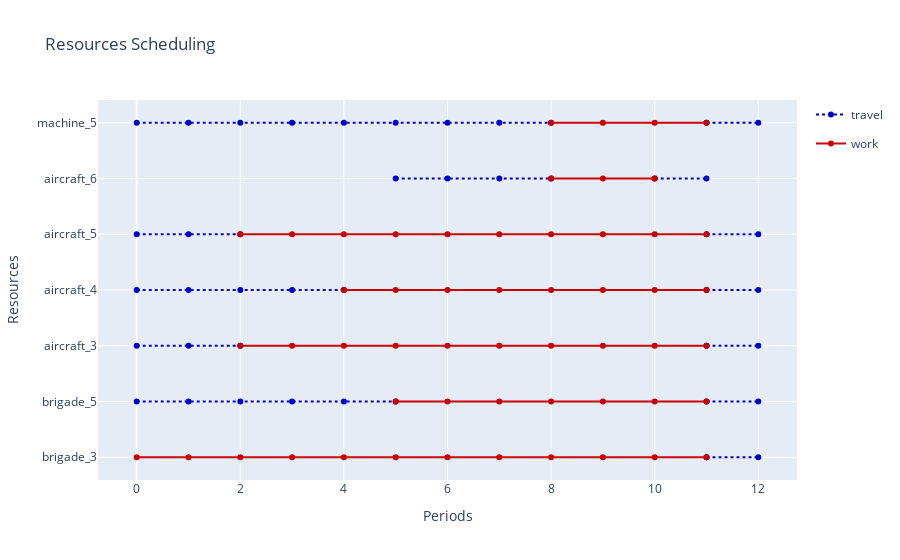

The code cell stored with this chart in its notebook:
### Code cell
problem.plot(info='scheduling')

### Figure 1 — Plotly figure (JSON) as saved in the notebook; plotly's stock layout.template omitted (floating-point values rounded to 4 significant figures)
{"data": [{"legendgroup": "travel", "line": {"color": "rgb(0, 0, 200)", "dash": "dot"}, "mode": "lines+markers", "name": "travel", "showlegend": false, "type": "scatter", "x": [null, null, null, null, null, null, null, null, null, null, null, 11, 12, null, null, null], "y": ["brigade_3", "brigade_3", "brigade_3", "brigade_3", "brigade_3", "brigade_3", "brigade_3", "brigade_3", "brigade_3", "brigade_3", "brigade_3", "brigade_3", "brigade_3", "brigade_3", "brigade_3", "brigade_3"]}, {"legendgroup": "travel", "line": {"color": "rgb(0, 0, 200)", "dash": "dot"}, "mode": "lines+markers", "name": "travel", "showlegend": false, "type": "scatter", "x": [0, 1, 2, 3, 4, 5, null, null, null, null, null, 11, 12, null, null, null], "y": ["brigade_5", "brigade_5", "brigade_5", "brigade_5", "brigade_5", "brigade_5", "brigade_5", "brigade_5", "brigade_5", "brigade_5", "brigade_5", "brigade_5", "brigade_5", "brigade_5", "brigade_5", "brigade_5"]}, {"legendgroup": "travel", "line": {"color": "rgb(0, 0, 200)", "dash": "dot"}, "mode": "lines+markers", "name": "travel", "type": "scatter", "x": [0, 1, 2, null, null, null, null, null, null, null, null, 11, 12, null, null, null], "y": ["aircraft_3", "aircraft_3", "aircraft_3", "aircraft_3", "aircraft_3", "aircraft_3", "aircraft_3", "aircraft_3", "aircraft_3", "aircraft_3", "aircraft_3", "aircraft_3", "aircraft_3", "aircraft_3", "aircraft_3", "aircraft_3"]}, {"legendgroup": "travel", "line": {"color": "rgb(0, 0, 200)", "dash": "dot"}, "mode": "lines+markers", "name": "travel", "showlegend": false, "type": "scatter", "x": [0, 1, 2, 3, 4, null, null, null, null, null, null, 11, 12, null, null, null], "y": ["aircraft_4", "aircraft_4", "aircraft_4", "aircraft_4", "aircraft_4", "aircraft_4", "aircraft_4", "aircraft_4", "aircraft_4", "aircraft_4", "aircraft_4", "aircraft_4", "aircraft_4", "aircraft_4", "aircraft_4", "aircraft_4"]}, {"legendgroup": "travel", "line": {"color": "rgb(0, 0, 200)", "dash": "dot"}, "mode": "lines+markers", "name": "travel", "showlegend": false, "type": "scatter", "x": [0, 1, 2, null, null, null, null, null, null, null, null, 11, 12, null, null, null], "y": ["aircraft_5", "aircraft_5", "aircraft_5", "aircraft_5", "aircraft_5", "aircraft_5", "aircraft_5", "aircraft_5", "aircraft_5", "aircraft_5", "aircraft_5", "aircraft_5", "aircraft_5", "aircraft_5", "aircraft_5", "aircraft_5"]}, {"legendgroup": "travel", "line": {"color": "rgb(0, 0, 200)", "dash": "dot"}, "mode": "lines+markers", "name": "travel", "showlegend": false, "type": "scatter", "x": [null, null, null, null, null, 5, 6, 7, 8, null, 10, 11, null, null, null, null], "y": ["aircraft_6", "aircraft_6", "aircraft_6", "aircraft_6", "aircraft_6", "aircraft_6", "aircraft_6", "aircraft_6", "aircraft_6", "aircraft_6", "aircraft_6", "aircraft_6", "aircraft_6", "aircraft_6", "aircraft_6", "aircraft_6"]}, {"legendgroup": "travel", "line": {"color": "rgb(0, 0, 200)", "dash": "dot"}, "mode": "lines+markers", "name": "travel", "showlegend": false, "type": "scatter", "x": [0, 1, 2, 3, 4, 5, 6, 7, 8, null, null, 11, 12, null, null, null], "y": ["machine_5", "machine_5", "machine_5", "machine_5", "machine_5", "machine_5", "machine_5", "machine_5", "machine_5", "machine_5", "machine_5", "machine_5", "machine_5", "machine_5", "machine_5", "machine_5"]}, {"legendgroup": "work", "line": {"color": "rgb(200, 0, 0)"}, "mode": "lines+markers", "name": "work", "showlegend": false, "type": "scatter", "x": [0, 1, 2, 3, 4, 5, 6, 7, 8, 9, 10, 11, null, null, null, null], "y": ["brigade_3", "brigade_3", "brigade_3", "brigade_3", "brigade_3", "brigade_3", "brigade_3", "brigade_3", "brigade_3", "brigade_3", "brigade_3", "brigade_3", "brigade_3", "brigade_3", "brigade_3", "brigade_3"]}, {"legendgroup": "work", "line": {"color": "rgb(200, 0, 0)"}, "mode": "lines+markers", "name": "work", "showlegend": false, "type": "scatter", "x": [null, null, null, null, null, 5, 6, 7, 8, 9, 10, 11, null, null, null, null], "y": ["brigade_5", "brigade_5", "brigade_5", "brigade_5", "brigade_5", "brigade_5", "brigade_5", "brigade_5", "brigade_5", "brigade_5", "brigade_5", "brigade_5", "brigade_5", "brigade_5", "brigade_5", "brigade_5"]}, {"legendgroup": "work", "line": {"color": "rgb(200, 0, 0)"}, "mode": "lines+markers", "name": "work", "type": "scatter", "x": [null, null, 2, 3, 4, 5, 6, 7, 8, 9, 10, 11, null, null, null, null], "y": ["aircraft_3", "aircraft_3", "aircraft_3", "aircraft_3", "aircraft_3", "aircraft_3", "aircraft_3", "aircraft_3", "aircraft_3", "aircraft_3", "aircraft_3", "aircraft_3", "aircraft_3", "aircraft_3", "aircraft_3", "aircraft_3"]}, {"legendgroup": "work", "line": {"color": "rgb(200, 0, 0)"}, "mode": "lines+markers", "name": "work", "showlegend": false, "type": "scatter", "x": [null, null, null, null, 4, 5, 6, 7, 8, 9, 10, 11, null, null, null, null], "y": ["aircraft_4", "aircraft_4", "aircraft_4", "aircraft_4", "aircraft_4", "aircraft_4", "aircraft_4", "aircraft_4", "aircraft_4", "aircraft_4", "aircraft_4", "aircraft_4", "aircraft_4", "aircraft_4", "aircraft_4", "aircraft_4"]}, {"legendgroup": "work", "line": {"color": "rgb(200, 0, 0)"}, "mode": "lines+markers", "name": "work", "showlegend": false, "type": "scatter", "x": [null, null, 2, 3, 4, 5, 6, 7, 8, 9, 10, 11, null, null, null, null], "y": ["aircraft_5", "aircraft_5", "aircraft_5", "aircraft_5", "aircraft_5", "aircraft_5", "aircraft_5", "aircraft_5", "aircraft_5", "aircraft_5", "aircraft_5", "aircraft_5", "aircraft_5", "aircraft_5", "aircraft_5", "aircraft_5"]}, {"legendgroup": "work", "line": {"color": "rgb(200, 0, 0)"}, "mode": "lines+markers", "name": "work", "showlegend": false, "type": "scatter", "x": [null, null, null, null, null, null, null, null, 8, 9, 10, null, null, null, null, null], "y": ["aircraft_6", "aircraft_6", "aircraft_6", "aircraft_6", "aircraft_6", "aircraft_6", "aircraft_6", "aircraft_6", "aircraft_6", "aircraft_6", "aircraft_6", "aircraft_6", "aircraft_6", "aircraft_6", "aircraft_6", "aircraft_6"]}, {"legendgroup": "work", "line": {"color": "rgb(200, 0, 0)"}, "mode": "lines+markers", "name": "work", "showlegend": false, "type": "scatter", "x": [null, null, null, null, null, null, null, null, 8, 9, 10, 11, null, null, null, null], "y": ["machine_5", "machine_5", "machine_5", "machine_5", "machine_5", "machine_5", "machine_5", "machine_5", "machine_5", "machine_5", "machine_5", "machine_5", "machine_5", "machine_5", "machine_5", "machine_5"]}], "layout": {"showlegend": true, "title": {"text": "Resources Scheduling"}, "xaxis": {"title": {"text": "Periods"}}, "yaxis": {"title": {"text": "Resources"}}}}
